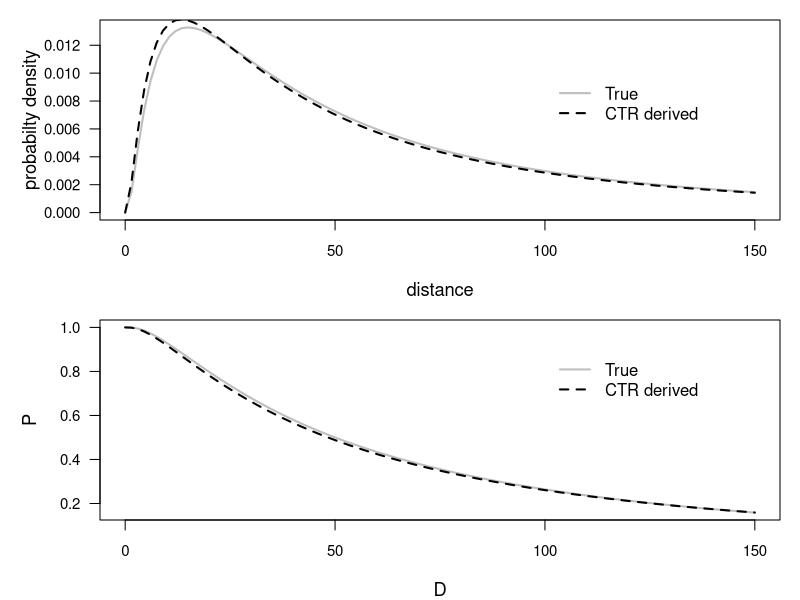

The R source for this figure:
# Example R code for conducting a censored tail reconstruction (CTR) analysis 
# using generated data.
# Hirsch, B.T., Visser, M.D., Kays, R. & Jansen, P.A. (2011). 
# Quantifying seed dispersal kernels from truncated seed-tracking data. 
# Methods in Ecology and Evolution, 3, 595–602.
# Nijmegen June 2011
# Revised August 2011
########################### load dependancies###################################
# Code requires package fdrtool & survival to be in library
# otherwise use e.g. install.packages("fdrtool") first
require(fdrtool);require(survival)
############################# Create data ######################################
# Next step is to generate example data "radiotagged distance", 
# stored as object x
# set random seed
set.seed(2011)
# generate data from lognormal distribution, 500 tracked seeds
# meanlog=log(50), sdlog=log(3)
x=rlnorm(500,log(50),log(3))
# truncate data after 20 units to create "tracked distances"
# with 20 m search radius
xtrunc=x[x<20]
# Prepare data for CTR
CTRdata=data.frame(
# all seeds that went beyond 20 meters are treated as censored events
# (distance > 20 meter)
d=c(xtrunc,rep(20,500-length(xtrunc))),
# classify events, found seeds = 1, censored seeds = 0
evnt=c(rep(1,length(xtrunc)),rep(0,500-length(xtrunc))))
# fitsurvival function
CTR_function=survfit(Surv(CTRdata$d, event=CTRdata$evnt) ~ 1)
# return survival probabilties (P) corresponding to distances (D)
P=summary(CTR_function)$surv;D=summary(CTR_function)$time
######################## Define dispersal kernels ##############################
# these kernels are then fit through OLS (Ordinary Least Squares) 
# to objects P & D
# log normal
SSLN=function(param){
Ex=1-plnorm(D,meanlog=param[1],sdlog=param[2])
sum((Ex-P)^2)
}
# Weibull
SSW=function(param){
Ex=1-pweibull(D,shape=param[1],scale=param[2])
sum((Ex-P)^2)
}
# exponential
SSEX=function(param){
Ex=1-pexp(D,rate=param)
sum((Ex-P)^2)
}
# Normal
SSN=function(param){
Ex=1-phalfnorm(D,theta=param[1])
sum((Ex-P)^2)
}
################ Obtain kernels with reconstructed tails #######################
#Fit each model to the censored data and store
fitLN=optim(c(1,1),SSLN)
LNpsave=c(fitLN$par[1],fitLN$par[2])
fitW=optim(c(1.2,55),SSW)
WBpsave=c(fitW$par[1],fitW$par[2])
# Note: above the OLS function was optimized with the Nelder-Mead algorithm
# however this algorithm is optimal for optimization problems of 2 Dimensions
# or greater. The quasi-Newton method 'BFGS' is better suited for 1 D (or 1
# parameter) problems. Alternatively the function 'optimize' can be used
# however result will be the same either way.
fitN=optim(c(0.05),SSN,method="BFGS")
Npsave=c(fitN$par[1])
fitEX=optim(c(0.01),SSEX,method="BFGS")
EXpsave=c(fitEX$par[1])
# choose best model based on AIC score
OLSscores=c(fitLN$value,fitW$value,
fitN$value,fitEX$value)
# vector with number of parameters for each model
pars=c(2,2,1,1)
# calculating AIC from sum of squares
AICscores=(500*log(OLSscores/500) + 2*pars)
#################################### FINAL #####################################
#selecting bestfitting model
bestfit=c("LN","WB","T","N","EX")[which(AICscores==min(AICscores))]
#checking difference in between estimated and generating kernel
par(cex.axis=0.9,cex.lab=1.1,las=1,mar=c(4,5,1,1),mfrow=c(2,1))
# density plots
curve(dlnorm(x,log(50),log(3)),0,150,col='grey',xlab="distance",
ylab="probabilty density",lwd=2)
curve(dlnorm(x,fitLN$par[1],fitLN$par[2]),col='black',add=T,lty='dashed',lwd=2)
legend(100,0.010,legend=c('True', 'CTR derived'),lty=c('solid','dashed'),
col=c('grey','black'),bty='n',lwd=2)
# probability P of dispersal beyond distance D
curve(1-plnorm(x,log(50),log(3)),0,150,col='grey',xlab="D",
ylab="P",lwd=2)
curve(1-
plnorm(x,fitLN$par[1],fitLN$par[2]),col='black',add=T,lty='dashed',lwd=2)
legend(100,0.90,legend=c('True', 'CTR derived'),lty=c('solid','dashed'),
col=c('grey','black'),bty='n',lwd=2)
